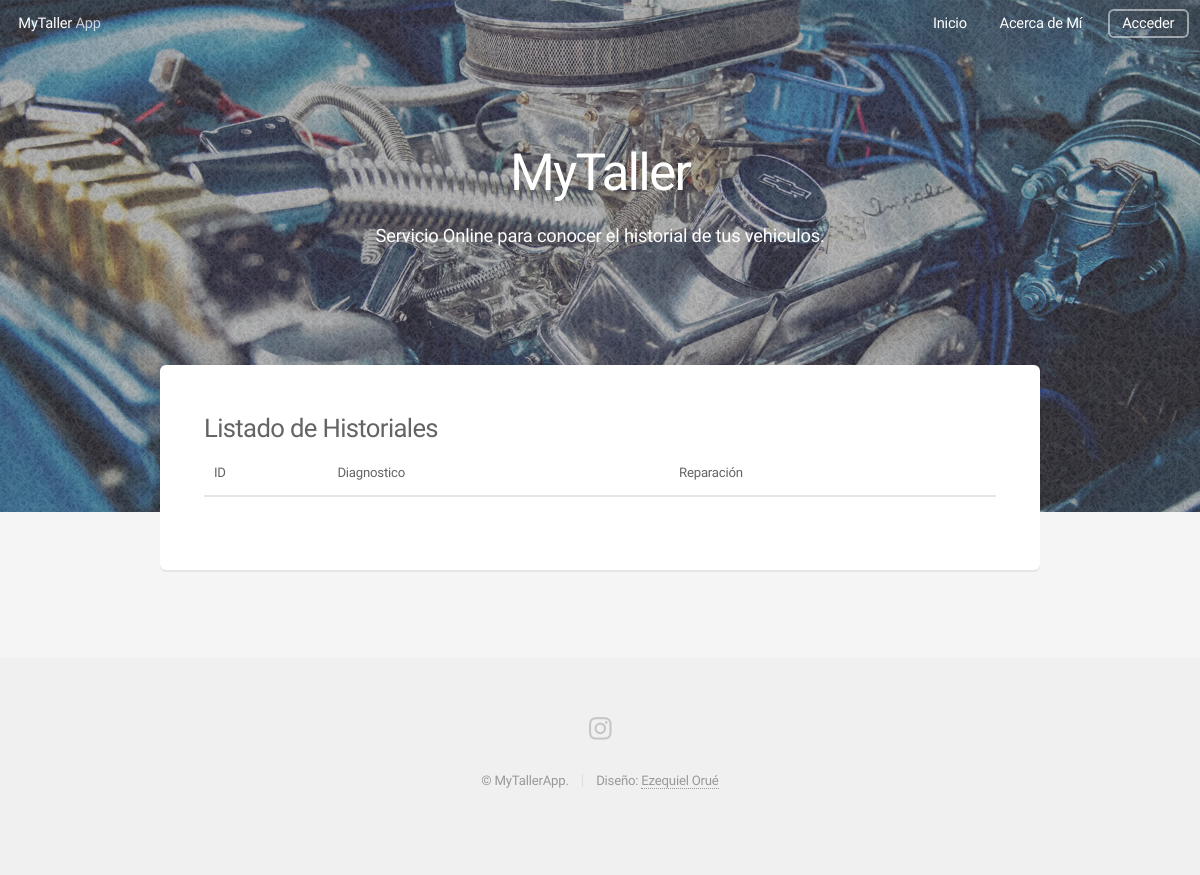
Page /historial/listar on the earlier database version.
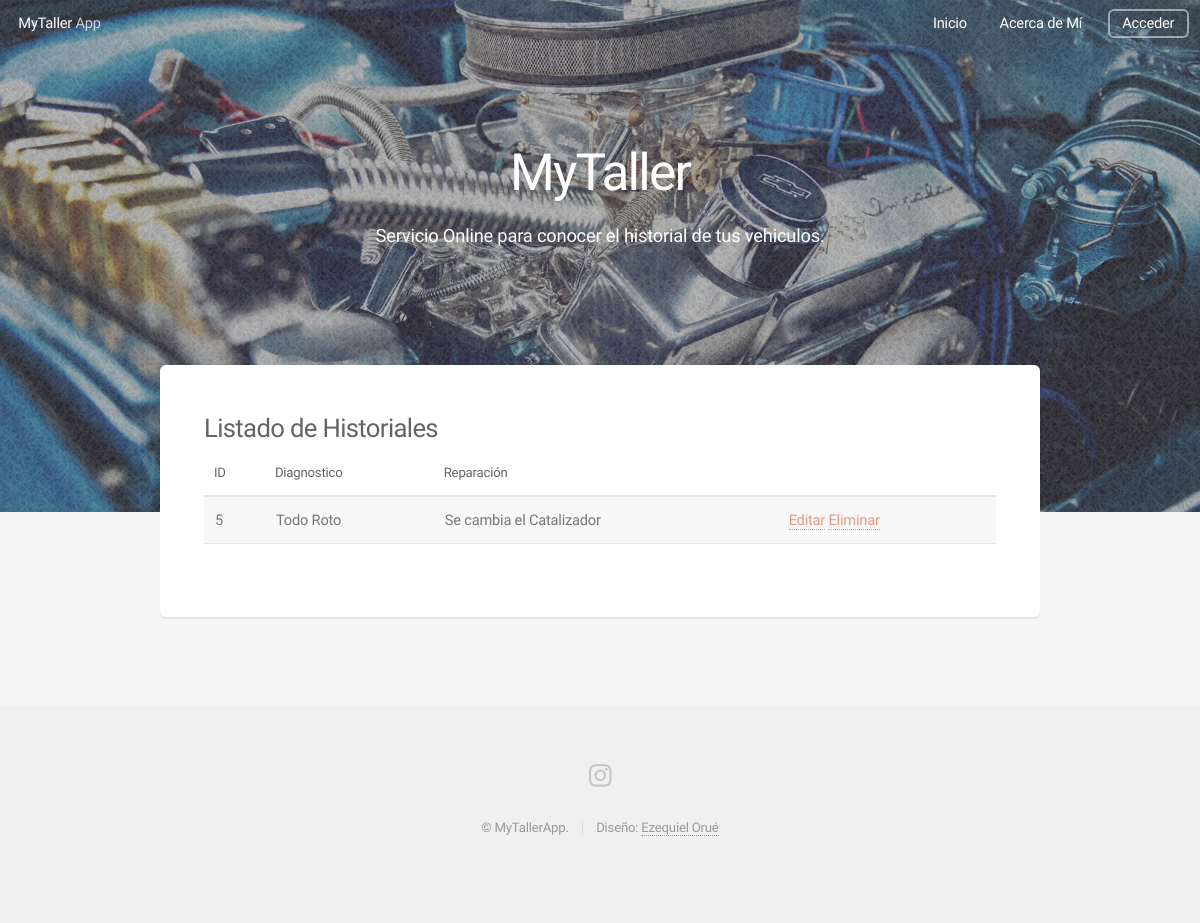
Same page on the later database version.
### MyTaller/models.py (models this page shows, shortened)
class Historial(models.Model):
    diagnostico = models.CharField(max_length=255)
    reparacion = models.CharField(max_length=255)

### MyTaller/views/views_historiales.py (the view)
# urls.py: path('historial/listar', HistorialList.as_view(), name='Historiales'),
class HistorialList(ListView):
    model = Historial
    template_name = "Historial/index.html"

### MyTaller/Templates/Historial/index.html
{% extends "../Layout/base.html" %}
{% load static %}
{% block content %}
<div class="row">
    <div class="col-12">
            <section class="box">
                <h3>Listado de Historiales</h3>
                <div class="table-wrapper">
                    <table>
                        <thead>
                            <tr>
                                <th>ID</th>
                                <th>Diagnostico</th>
                                <th>Reparación</th>
                            </tr>
                        </thead>
                        <tbody>
                            {% for h in object_list %}
                                <tr>
                                    <td>{{h.id}}</td>
                                    <td>{{h.diagnostico}}</td>
                                    <td>{{h.reparacion}}</td>
                                    <td><a href="{% url 'HistorialEdit' h.id %}">Editar</a> <a href="{% url 'HistorialDelete' h.id %}">Eliminar</a></td>
                                </tr>
                            {% endfor %}
                        </tbody>
                    </table>
                </div>
            </section>
    </div>
</div>
{% endblock %}

Differences in the rows shown:
added Historial: id "5", diagnostico "Todo Roto", reparacion "Se cambia el Catalizador"
